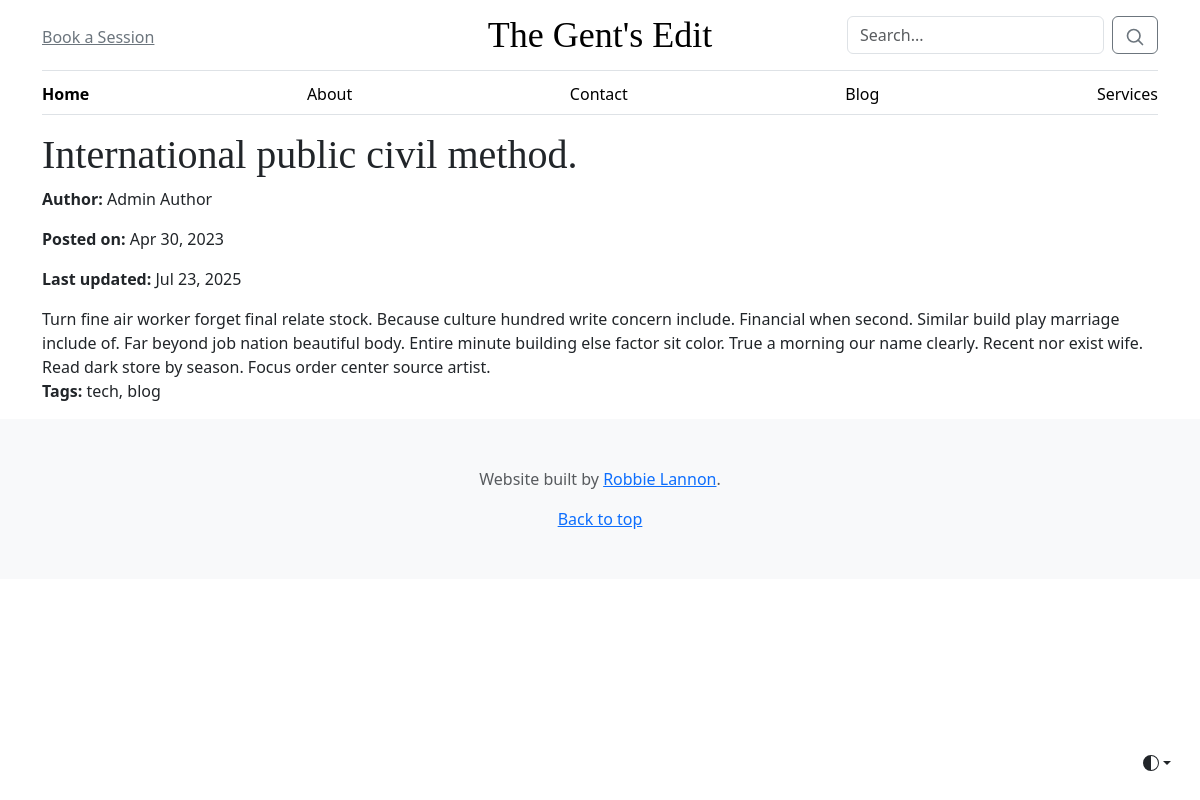
Screenshot of /article/17 with the database file from the repository.
### app/models.py (models this page shows, shortened)
class BlogPost(db.Model):
    id = db.Column(db.Integer, primary_key=True)
    title = db.Column(db.String(200), nullable=False)
    content = db.Column(db.Text, nullable=False)
    author_id = db.Column(db.Integer, db.ForeignKey('author.id'), nullable=False)
    tags = db.Column(db.String(100), nullable=True)
    created_at = db.Column(db.DateTime, default=db.func.current_timestamp())
    updated_at = db.Column(db.DateTime, default=db.func.current_timestamp(), onupdate=db.func.current_timestamp())
    author = db.Relationship('Author', back_populates='blog_posts')
    images = db.relationship('Image', back_populates='blog_post', lazy=True)

class Author(db.Model):
    id = db.Column(db.Integer, db.ForeignKey('user.id'), primary_key=True)
    name = db.Column(db.String(100), nullable=False)
    email = db.Column(db.String(120), unique=True, nullable=False)
    bio = db.Column(db.Text, nullable=True)
    profile_image_url = db.Column(db.String(200), nullable=True)
    user = db.relationship('User', backref='author', uselist=False, lazy=True)
    blog_posts = db.relationship('BlogPost', back_populates='author', lazy='dynamic')

### app/routes.py (the view)
@main.route("/article/<int:post_id>")
def article_detail(post_id):
    post = BlogPost.query.get_or_404(post_id)
    return render_template("article.html", post=post)

### app/templates/article.html (shortened to what this page needs)
{% extends "layout.html" %}
{% block main %}
<h1>{{post.title}}</h1>
{% if post.author %}
    <p><strong>Author:</strong> {{post.author.name}}</p>
{% endif %}
{% if post.created_at %}
    <p><strong>Posted on:</strong> {{post.created_at.strftime('%b %d, %Y')}}</p>
{% endif %}
{% if post.updated_at %}
    <p><strong>Last updated:</strong> {{post.updated_at.strftime('%b %d, %Y')}}</p>
{% endif %}
{{post.content | replace('\n', '<br>') | safe}}
{% if post.tags %}
    <p><strong>Tags:</strong> {% for tag in post.tags.split(',') %}
        {{ tag }}{% if not loop.last %}, {% endif %}
    {% endfor %}</p>
{% endif %}
{% endblock %}

### app/static/style.css (style rules this page uses)
h1, h2, h3, h4, h5, h6 { font-family: "Playfair Display", Georgia, "Times New Roman", serif; }

### rows the page displays
BlogPost: title "International public civil method.", created_at "Apr 30, 2023", updated_at "Jul 23, 2025", content "Turn fine air worker forget final relate stock. Because culture hundred write concern include. Financial when second. Similar build play marriage include of. Far beyond job nation beautiful body. Entire minute building else factor sit color. True a morning our name clearly. Recent nor exist wife. Read dark store by season. Focus order center source artist."
Author: author.name "Admin Author"

### other values shown
{{ tag }} "tech" "blog"
